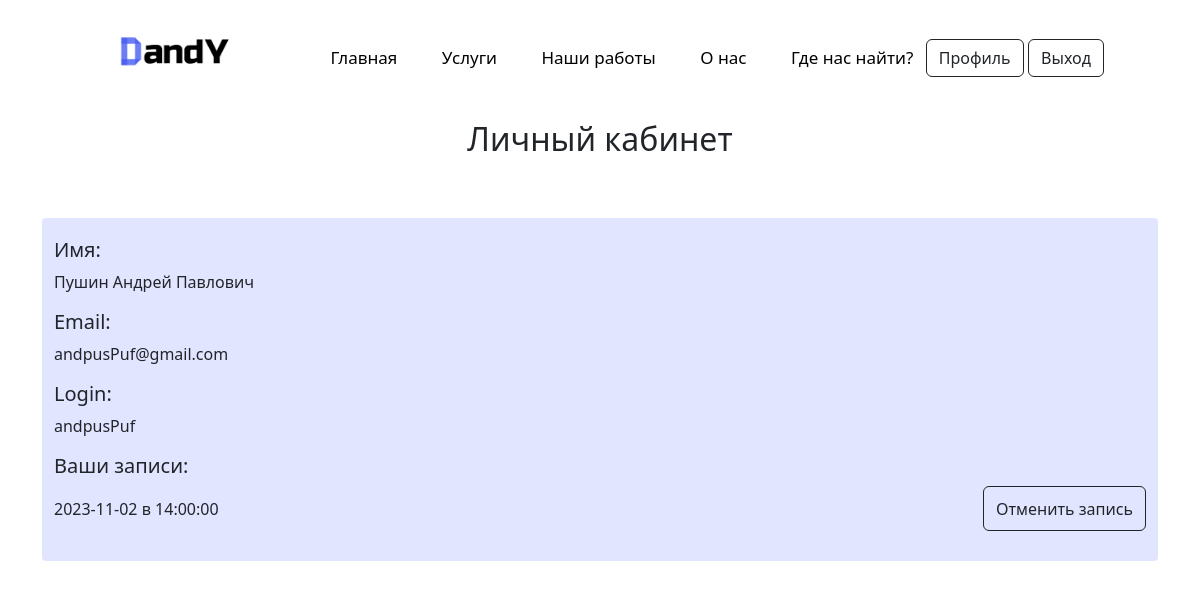
Screenshot of /prof.php (signed in) with the database file from the repository.
### tables this page shows
CREATE TABLE `users` (
  `UserID` int NOT NULL,
  `Username` varchar(255) NOT NULL,
  `Login` varchar(255) NOT NULL,
  `Email` varchar(255) NOT NULL,
  `Password` varchar(255) NOT NULL
);

CREATE TABLE `appointments` (
  `id_appointment` int NOT NULL,
  `user_id` int DEFAULT NULL,
  `service_id` int DEFAULT NULL,
  `appointment_date` date DEFAULT NULL,
  `appointment_time` time DEFAULT NULL
);

### prof.php (the view, shortened to what this page needs)
<?php
require_once('db.php');
$user_id = $_SESSION['user_id'];
$userStmt = $conn->prepare("SELECT Username, Login, Email FROM users WHERE UserID = ?");
$userStmt->bind_param('i', $user_id);
$userStmt->execute();
$userResult = $userStmt->get_result();
$user = $userResult->fetch_assoc();
$appointmentsStmt = $conn->prepare("SELECT id_appointment, appointment_date, appointment_time FROM appointments WHERE user_id = ?");
$appointmentsStmt->bind_param('i', $user_id);
$appointmentsStmt->execute();
$appointmentsResult = $appointmentsStmt->get_result();
$appointments = $appointmentsResult->fetch_all(MYSQLI_ASSOC);
require_once('header.php');
?>
<body>
    <div class="container">
        <h2 class="kub">Личный кабинет</h2>
        <div class="container prof">
        <div class="form_prof">
            <h5>Имя:</h5> <p><?php echo htmlspecialchars($user['Username']); ?></p>
            <h5>Email:</h5> <p><?php echo htmlspecialchars($user['Email']); ?></p>
            <h5>Login:</h5><p><?php echo htmlspecialchars($user['Login']); ?></p>
        </div>
        <h5>Ваши записи:</h5>
        <?php if (count($appointments) > 0): ?>
            <div class="records-list">
                <?php foreach ($appointments as $appointment): ?>
                    <div class="record-container">
                        <div class="record-info">
                            <?php echo htmlspecialchars($appointment['appointment_date']) . ' в ' . htmlspecialchars($appointment['appointment_time']); ?>
                        </div>
                        <form method="post" action="prof.php" onsubmit="return confirm('Вы уверены, что хотите отменить запись?');">
                            <input type="submit" name="cancel_appointment" value="Отменить запись" class="btn btn-outline-dark">
                        </form>
                    </div>
                <?php endforeach; ?>
            </div>
        <?php else: ?>
            <p>У вас пока нет записей.</p>
        <?php endif; ?>
    </div>
</body>

### css/style.css (style rules this page uses)
* { margin: 0; padding: 0; box-sizing: border-box; scroll-behavior: smooth; }
input { height: 45px; color: black; width: 100%; font-family: 14px; line-height: 16px; border: 2px solid ; border-radius: 5px ; padding-left: 25px; border-color: #d9ddff ; outline: #d9ddff; }
.prof { background-color: #e2e5ff; border-radius: 4px; margin-top: 20px; padding-top: 20px; padding-bottom: 20px; margin-bottom: 222px; }
.form_prof { background-color: #e2e5ff; }
.kub { display: flex; justify-content: center; margin-top: 120px; padding-bottom: 40px; }
.record-container { display: flex; justify-content: space-between; align-items: center; margin-bottom: 10px; }
.record-container .record-info { flex-grow: 1; }
.record-container form { margin-left: 20px; }

### rows the page displays
users: Username "Пушин Андрей Павлович", Email "andpusPuf@gmail.com", Login "andpusPuf"
appointments: appointment_date "2023-11-02", appointment_time "14:00:00"
